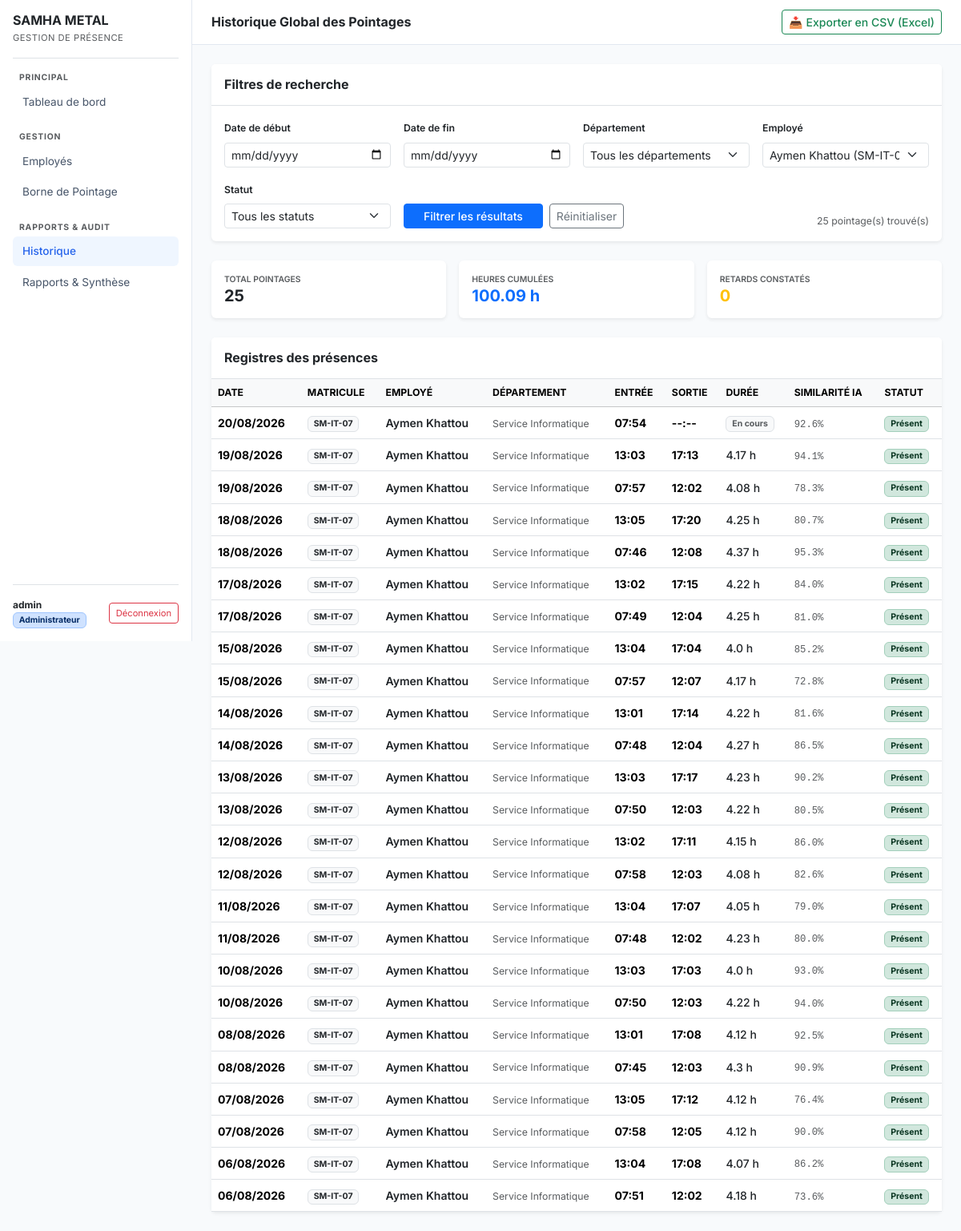
The app's page /history?emp_id=10 (signed in) with its own data.
### models.py (models this page shows, shortened)
class User(UserMixin, db.Model):
    __tablename__ = 'users'
    id = db.Column(db.Integer, primary_key=True)
    username = db.Column(db.String(80), unique=True, nullable=False)
    password_hash = db.Column(db.String(256), nullable=False)
    role = db.Column(db.String(20), default='admin')

class Attendance(db.Model):
    __tablename__ = 'attendances'
    id = db.Column(db.Integer, primary_key=True)
    employee_id = db.Column(db.Integer, db.ForeignKey('employees.id'), nullable=False)
    date = db.Column(db.Date, default=date.today, nullable=False)
    check_in = db.Column(db.DateTime, nullable=False)
    check_out = db.Column(db.DateTime, nullable=True)   # NULL = pas encore sorti
    status = db.Column(db.String(20), default='present') # 'present' ou 'retard'
    confidence = db.Column(db.Float)                     # Score de similarité (0 à 1)
    @property
    def duration(self):
        if self.check_out:
            delta = self.check_out - self.check_in
            return round(delta.total_seconds() / 3600, 2)  # En heures, arrondi
        return None
    @property
    def check_in_time(self):
        return self.check_in.strftime('%H:%M') if self.check_in else '--:--'
    @property
    def check_out_time(self):
        return self.check_out.strftime('%H:%M') if self.check_out else '--:--'

class Employee(db.Model):
    __tablename__ = 'employees'
    id = db.Column(db.Integer, primary_key=True)
    matricule = db.Column(db.String(20), unique=True, nullable=False)
    nom = db.Column(db.String(80), nullable=False)
    prenom = db.Column(db.String(80), nullable=False)
    departement = db.Column(db.String(100), nullable=False)
    poste = db.Column(db.String(100), nullable=False)
    photo_path = db.Column(db.String(256))              # Chemin vers la photo de profil
    face_embedding = db.Column(db.LargeBinary)           # Vecteur 512D sérialisé (numpy)
    is_active = db.Column(db.Boolean, default=True)
    created_at = db.Column(db.DateTime, default=datetime.utcnow)
    attendances = db.relationship('Attendance', backref='employee', lazy=True)
    @property
    def nom_complet(self):
        return f'{self.prenom} {self.nom}'

### app.py (the view)
@app.route('/history')
@login_required
def history_page():
    start_date = request.args.get('start_date', '').strip()
    end_date = request.args.get('end_date', '').strip()
    selected_dept = request.args.get('dept', '').strip()
    selected_emp_id = request.args.get('emp_id', type=int)
    selected_status = request.args.get('status', '').strip()
    query = Attendance.query.join(Employee)
    if start_date:
        try:
            d_start = datetime.strptime(start_date, '%Y-%m-%d').date()
            query = query.filter(Attendance.date >= d_start)
        except ValueError:
            pass
    if end_date:
        try:
            d_end = datetime.strptime(end_date, '%Y-%m-%d').date()
            query = query.filter(Attendance.date <= d_end)
        except ValueError:
            pass
    if selected_dept:
        query = query.filter(Employee.departement == selected_dept)
    if selected_emp_id:
        query = query.filter(Attendance.employee_id == selected_emp_id)
    if selected_status:
        query = query.filter(Attendance.status == selected_status)
    attendances = query.order_by(Attendance.date.desc(), Attendance.check_in.desc()).all()
    total_hours = round(sum(att.duration for att in attendances if att.duration), 2)
    total_retards = sum(1 for att in attendances if att.status == 'retard')
    all_employees = Employee.query.filter_by(is_active=True).order_by(Employee.nom.asc()).all()
    return render_template(
        'history.html',
        attendances=attendances,
        departements=DEPARTEMENTS,
        all_employees=all_employees,
        start_date=start_date,
        end_date=end_date,
        selected_dept=selected_dept,
        selected_emp_id=selected_emp_id,
        selected_status=selected_status,
        total_hours=total_hours,
        total_retards=total_retards
    )

### app.py (called while the page is built)
@login_manager.user_loader
def load_user(user_id):
    return db.session.get(User, int(user_id))

### templates/history.html (shortened to what this page needs)
{% extends "base.html" %}
{% block page_title %}Historique Global des Pointages{% endblock %}
{% block topbar_right %}
    <a href="{{ url_for('export_csv', start_date=start_date, end_date=end_date, dept=selected_dept, emp_id=selected_emp_id, status=selected_status) }}" class="btn btn-outline-success btn-sm fw-medium d-flex align-items-center gap-1">
        <span>📥</span> Exporter en CSV (Excel)
    </a>
{% endblock %}
{% block content %}
<div class="card shadow-sm border-0 mb-4">
    <div class="card-header bg-white py-3 border-bottom">
        <h3 class="h6 fw-bold mb-0 text-dark">Filtres de recherche</h3>
    </div>
    <div class="card-body">
        <form method="GET" action="{{ url_for('history_page') }}" class="row g-3">
            <div class="col-md-3">
                <label for="start_date" class="form-label small fw-semibold">Date de début</label>
                <input type="date" id="start_date" name="start_date" value="{{ start_date }}" class="form-control form-control-sm">
            </div>
            <div class="col-md-3">
                <label for="end_date" class="form-label small fw-semibold">Date de fin</label>
                <input type="date" id="end_date" name="end_date" value="{{ end_date }}" class="form-control form-control-sm">
            </div>
            <div class="col-md-3">
                <label for="dept" class="form-label small fw-semibold">Département</label>
                <select id="dept" name="dept" class="form-select form-select-sm">
                    <option value="">Tous les départements</option>
                </select>
            </div>
            <div class="col-md-3">
                <label for="emp_id" class="form-label small fw-semibold">Employé</label>
                <select id="emp_id" name="emp_id" class="form-select form-select-sm">
                    {% for emp in all_employees %}
                        <option value="{{ emp.id }}" {% if selected_emp_id == emp.id %}selected{% endif %}>
                            {{ emp.nom_complet }} ({{ emp.matricule }})
                        </option>
                    {% endfor %}
                </select>
            </div>
            <div class="col-md-3">
                <label for="status" class="form-label small fw-semibold">Statut</label>
                <select id="status" name="status" class="form-select form-select-sm">
                    <option value="">Tous les statuts</option>
                </select>
            </div>
            <div class="col-md-9 d-flex align-items-end justify-content-between">
                <div class="d-flex gap-2">
                    <button type="submit" class="btn btn-primary btn-sm px-4 fw-medium">Filtrer les résultats</button>
                    <a href="{{ url_for('history_page') }}" class="btn btn-outline-secondary btn-sm">Réinitialiser</a>
                </div>
                <span class="text-muted small">
                    {{ attendances|length }} pointage(s) trouvé(s)
                </span>
            </div>
        </form>
    </div>
</div>
<div class="row g-3 mb-4">
    <div class="col-sm-4">
        <div class="card shadow-sm border-0">
            <div class="card-body py-3">
                <div class="text-muted small text-uppercase fw-semibold" style="font-size: 0.65rem;">Total Pointages</div>
                <div class="h5 fw-bold text-dark mb-0">{{ attendances|length }}</div>
            </div>
        </div>
    </div>
    <div class="col-sm-4">
        <div class="card shadow-sm border-0">
            <div class="card-body py-3">
                <div class="text-muted small text-uppercase fw-semibold" style="font-size: 0.65rem;">Heures Cumulées</div>
                <div class="h5 fw-bold text-primary mb-0">{{ total_hours }} h</div>
            </div>
        </div>
    </div>
    <div class="col-sm-4">
        <div class="card shadow-sm border-0">
            <div class="card-body py-3">
                <div class="text-muted small text-uppercase fw-semibold" style="font-size: 0.65rem;">Retards Constatés</div>
                <div class="h5 fw-bold text-warning mb-0">{{ total_retards }}</div>
            </div>
        </div>
    </div>
</div>
<div class="card shadow-sm border-0">
    <div class="card-header bg-white py-3 border-bottom d-flex align-items-center justify-content-between">
        <h3 class="h6 fw-bold mb-0 text-dark">Registres des présences</h3>
    </div>
    {% if attendances %}
        <div class="table-responsive">
            <table class="table table-hover align-middle mb-0">
                <thead class="table-light">
                    <tr class="small text-uppercase text-muted">
                        <th>Date</th>
                        <th>Matricule</th>
                        <th>Employé</th>
                        <th>Département</th>
                        <th>Entrée</th>
                        <th>Sortie</th>
                        <th>Durée</th>
                        <th>Similarité IA</th>
                        <th>Statut</th>
                    </tr>
                </thead>
                <tbody>
                    {% for att in attendances %}
                    <tr>
                        <td><strong>{{ att.date.strftime('%d/%m/%Y') }}</strong></td>
                        <td><span class="badge bg-light text-dark border">{{ att.employee.matricule }}</span></td>
                        <td>
                            <a href="{{ url_for('employee_detail', id=att.employee.id) }}" class="text-dark fw-semibold text-decoration-none">
                                {{ att.employee.nom_complet }}
                            </a>
                        </td>
                        <td><span class="text-muted small">{{ att.employee.departement }}</span></td>
                        <td><strong>{{ att.check_in_time }}</strong></td>
                        <td><strong>{{ att.check_out_time }}</strong></td>
                        <td>
                            {% if att.duration %}
                                <span class="text-dark fw-medium">{{ att.duration }} h</span>
                            {% else %}
                                <span class="badge bg-light text-muted border">En cours</span>
                            {% endif %}
                        </td>
                        <td>
                            {% if att.confidence %}
                                <span class="font-monospace small text-muted">{{ (att.confidence * 100)|round(1) }}%</span>
                            {% else %}
                                -
                            {% endif %}
                        </td>
                        <td>
                            {% if att.status == 'retard' %}
                                <span class="badge bg-warning-subtle text-warning-emphasis border border-warning-subtle">Retard</span>
                            {% else %}
                                <span class="badge bg-success-subtle text-success-emphasis border border-success-subtle">Présent</span>
                            {% endif %}
                        </td>
                    </tr>
                    {% endfor %}
                </tbody>
            </table>
        </div>
    {% else %}
        <div class="card-body text-center py-5 text-muted">
            <p class="mb-1 fw-semibold text-secondary">Aucun pointage trouvé pour ces critères</p>
            <small>Modifiez la plage de dates ou les filtres ci-dessus pour afficher d'autres enregistrements.</small>
        </div>
    {% endif %}
</div>
{% endblock %}

### templates/base.html (shortened to what this page needs)
<!DOCTYPE html>
<html lang="fr">
<head>
    <link href="https://cdn.jsdelivr.net/npm/bootstrap@5.3.3/dist/css/bootstrap.min.css" rel="stylesheet">
    <link rel="stylesheet" href="{{ url_for('static', filename='css/style.css') }}">
</head>
<body>
    <aside class="sidebar p-3" id="sidebar">
        <div class="pb-3 mb-3 border-bottom">
            <h1 class="h6 fw-bold mb-0 text-dark">SAMHA METAL</h1>
            <small class="text-muted text-uppercase" style="font-size: 0.7rem; letter-spacing: 0.5px;">Gestion de Présence</small>
        </div>
        <nav class="nav flex-column mb-auto">
            <div class="text-uppercase text-muted fw-bold px-2 mb-1" style="font-size: 0.65rem; letter-spacing: 0.8px;">Principal</div>
            <a href="{{ url_for('dashboard') }}" class="nav-link {% if request.endpoint == 'dashboard' %}active{% endif %}">
                Tableau de bord
            </a>
            <div class="text-uppercase text-muted fw-bold px-2 mt-3 mb-1" style="font-size: 0.65rem; letter-spacing: 0.8px;">Gestion</div>
            <a href="{{ url_for('employees_list') }}" class="nav-link {% if 'employee' in request.endpoint %}active{% endif %}">
                Employés
            </a>
            <a href="{{ url_for('pointage_page') }}" class="nav-link {% if 'pointage' in request.endpoint %}active{% endif %}">
                Borne de Pointage
            </a>
            <div class="text-uppercase text-muted fw-bold px-2 mt-3 mb-1" style="font-size: 0.65rem; letter-spacing: 0.8px;">Rapports & Audit</div>
            <a href="{{ url_for('history_page') }}" class="nav-link {% if request.endpoint == 'history_page' %}active{% endif %}">
                Historique
            </a>
            <a href="{{ url_for('reports_page') }}" class="nav-link {% if request.endpoint == 'reports_page' %}active{% endif %}">
                Rapports & Synthèse
            </a>
        </nav>
        <div class="pt-3 border-top" style="font-size: 0.75rem;">
            {% if current_user.is_authenticated %}
                <div class="d-flex align-items-center justify-content-between">
                    <div>
                        <span class="d-block fw-bold text-dark">{{ current_user.username }}</span>
                        <span class="badge bg-primary-subtle text-primary-emphasis border border-primary-subtle" style="font-size: 0.65rem;">Administrateur</span>
                    </div>
                    <a href="{{ url_for('logout') }}" class="btn btn-outline-danger btn-sm py-1 px-2" style="font-size: 0.7rem;" title="Se déconnecter">
                        Déconnexion
                    </a>
                </div>
            {% endif %}
        </div>
    </aside>
    <div class="main-wrapper">
        <header class="topbar px-4 d-flex align-items-center justify-content-between">
            <div class="d-flex align-items-center gap-3">
                <h2 class="h6 fw-bold mb-0 text-dark">{% block page_title %}Tableau de bord{% endblock %}</h2>
            </div>
            <div>
                {% block topbar_right %}{% endblock %}
            </div>
        </header>
        <main class="container-fluid p-4">
            {% block content %}{% endblock %}
        </main>
    </div>
</body>
</html>

### static/css/style.css (style rules this page uses)
body { font-family: 'Inter', system-ui, -apple-system, sans-serif; background-color: #f8fafc; color: #0f172a; font-size: 0.875rem; }
.sidebar { width: 240px; height: 100vh; position: fixed; top: 0; left: 0; background: #ffffff; border-right: 1px solid #e2e8f0; display: flex; flex-direction: column; z-index: 1000; }
.main-wrapper { margin-left: 240px; min-height: 100vh; display: flex; flex-direction: column; }
.topbar { height: 56px; background: #ffffff; border-bottom: 1px solid #e2e8f0; position: sticky; top: 0; z-index: 900; }
.sidebar .nav-link { color: #475569; font-size: 0.85rem; padding: 0.5rem 0.75rem; border-radius: 0.375rem; margin-bottom: 0.125rem; }
.sidebar .nav-link.active { background-color: #eff6ff; color: #2563eb; font-weight: 500; }

### records on screen
User: username "admin"
Attendance: date "20/08/2026", employee.matricule "SM-IT-07", employee.nom_complet "Aymen Khattou", employee.departement "Service Informatique", check_in_time "07:54", check_out_time "--:--", shows "En cours", (att.confidence*100)|round(1) "92.6", status "Présent"
Attendance: date "19/08/2026", employee.matricule "SM-IT-07", employee.nom_complet "Aymen Khattou", employee.departement "Service Informatique", check_in_time "13:03", check_out_time "17:13", duration "4.17", (att.confidence*100)|round(1) "94.1", status "Présent"
Attendance: date "19/08/2026", employee.matricule "SM-IT-07", employee.nom_complet "Aymen Khattou", employee.departement "Service Informatique", check_in_time "07:57", check_out_time "12:02", duration "4.08", (att.confidence*100)|round(1) "78.3", status "Présent"
Attendance: date "18/08/2026", employee.matricule "SM-IT-07", employee.nom_complet "Aymen Khattou", employee.departement "Service Informatique", check_in_time "13:05", check_out_time "17:20", duration "4.25", (att.confidence*100)|round(1) "80.7", status "Présent"
Attendance: date "18/08/2026", employee.matricule "SM-IT-07", employee.nom_complet "Aymen Khattou", employee.departement "Service Informatique", check_in_time "07:46", check_out_time "12:08", duration "4.37", (att.confidence*100)|round(1) "95.3", status "Présent"
Attendance: date "17/08/2026", employee.matricule "SM-IT-07", employee.nom_complet "Aymen Khattou", employee.departement "Service Informatique", check_in_time "13:02", check_out_time "17:15", duration "4.22", (att.confidence*100)|round(1) "84.0", status "Présent"
Attendance: date "17/08/2026", employee.matricule "SM-IT-07", employee.nom_complet "Aymen Khattou", employee.departement "Service Informatique", check_in_time "07:49", check_out_time "12:04", duration "4.25", (att.confidence*100)|round(1) "81.0", status "Présent"
Attendance: date "15/08/2026", employee.matricule "SM-IT-07", employee.nom_complet "Aymen Khattou", employee.departement "Service Informatique", check_in_time "13:04", check_out_time "17:04", duration "4.0", (att.confidence*100)|round(1) "85.2", status "Présent"
Attendance: date "15/08/2026", employee.matricule "SM-IT-07", employee.nom_complet "Aymen Khattou", employee.departement "Service Informatique", check_in_time "07:57", check_out_time "12:07", duration "4.17", (att.confidence*100)|round(1) "72.8", status "Présent"
Attendance: date "14/08/2026", employee.matricule "SM-IT-07", employee.nom_complet "Aymen Khattou", employee.departement "Service Informatique", check_in_time "13:01", check_out_time "17:14", duration "4.22", (att.confidence*100)|round(1) "81.6", status "Présent"
Attendance: date "14/08/2026", employee.matricule "SM-IT-07", employee.nom_complet "Aymen Khattou", employee.departement "Service Informatique", check_in_time "07:48", check_out_time "12:04", duration "4.27", (att.confidence*100)|round(1) "86.5", status "Présent"
Attendance: date "13/08/2026", employee.matricule "SM-IT-07", employee.nom_complet "Aymen Khattou", employee.departement "Service Informatique", check_in_time "13:03", check_out_time "17:17", duration "4.23", (att.confidence*100)|round(1) "90.2", status "Présent"
Attendance: date "13/08/2026", employee.matricule "SM-IT-07", employee.nom_complet "Aymen Khattou", employee.departement "Service Informatique", check_in_time "07:50", check_out_time "12:03", duration "4.22", (att.confidence*100)|round(1) "80.5", status "Présent"
Attendance: date "12/08/2026", employee.matricule "SM-IT-07", employee.nom_complet "Aymen Khattou", employee.departement "Service Informatique", check_in_time "13:02", check_out_time "17:11", duration "4.15", (att.confidence*100)|round(1) "86.0", status "Présent"
Attendance: date "12/08/2026", employee.matricule "SM-IT-07", employee.nom_complet "Aymen Khattou", employee.departement "Service Informatique", check_in_time "07:58", check_out_time "12:03", duration "4.08", (att.confidence*100)|round(1) "82.6", status "Présent"
Attendance: date "11/08/2026", employee.matricule "SM-IT-07", employee.nom_complet "Aymen Khattou", employee.departement "Service Informatique", check_in_time "13:04", check_out_time "17:07", duration "4.05", (att.confidence*100)|round(1) "79.0", status "Présent"
Attendance: date "11/08/2026", employee.matricule "SM-IT-07", employee.nom_complet "Aymen Khattou", employee.departement "Service Informatique", check_in_time "07:48", check_out_time "12:02", duration "4.23", (att.confidence*100)|round(1) "80.0", status "Présent"
Attendance: date "10/08/2026", employee.matricule "SM-IT-07", employee.nom_complet "Aymen Khattou", employee.departement "Service Informatique", check_in_time "13:03", check_out_time "17:03", duration "4.0", (att.confidence*100)|round(1) "93.0", status "Présent"
Attendance: date "10/08/2026", employee.matricule "SM-IT-07", employee.nom_complet "Aymen Khattou", employee.departement "Service Informatique", check_in_time "07:50", check_out_time "12:03", duration "4.22", (att.confidence*100)|round(1) "94.0", status "Présent"
Attendance: date "08/08/2026", employee.matricule "SM-IT-07", employee.nom_complet "Aymen Khattou", employee.departement "Service Informatique", check_in_time "13:01", check_out_time "17:08", duration "4.12", (att.confidence*100)|round(1) "92.5", status "Présent"
Attendance: date "08/08/2026", employee.matricule "SM-IT-07", employee.nom_complet "Aymen Khattou", employee.departement "Service Informatique", check_in_time "07:45", check_out_time "12:03", duration "4.3", (att.confidence*100)|round(1) "90.9", status "Présent"
Attendance: date "07/08/2026", employee.matricule "SM-IT-07", employee.nom_complet "Aymen Khattou", employee.departement "Service Informatique", check_in_time "13:05", check_out_time "17:12", duration "4.12", (att.confidence*100)|round(1) "76.4", status "Présent"
Attendance: date "07/08/2026", employee.matricule "SM-IT-07", employee.nom_complet "Aymen Khattou", employee.departement "Service Informatique", check_in_time "07:58", check_out_time "12:05", duration "4.12", (att.confidence*100)|round(1) "90.0", status "Présent"
Attendance: date "06/08/2026", employee.matricule "SM-IT-07", employee.nom_complet "Aymen Khattou", employee.departement "Service Informatique", check_in_time "13:04", check_out_time "17:08", duration "4.07", (att.confidence*100)|round(1) "86.2", status "Présent"
Attendance: date "06/08/2026", employee.matricule "SM-IT-07", employee.nom_complet "Aymen Khattou", employee.departement "Service Informatique", check_in_time "07:51", check_out_time "12:02", duration "4.18", (att.confidence*100)|round(1) "73.6", status "Présent"

### other values on screen
{{ attendances|length }} "25"
{{ total_hours }} "100.09"
{{ total_retards }} "0"
form field emp_id "Aymen Khattou (SM-IT-07)"
